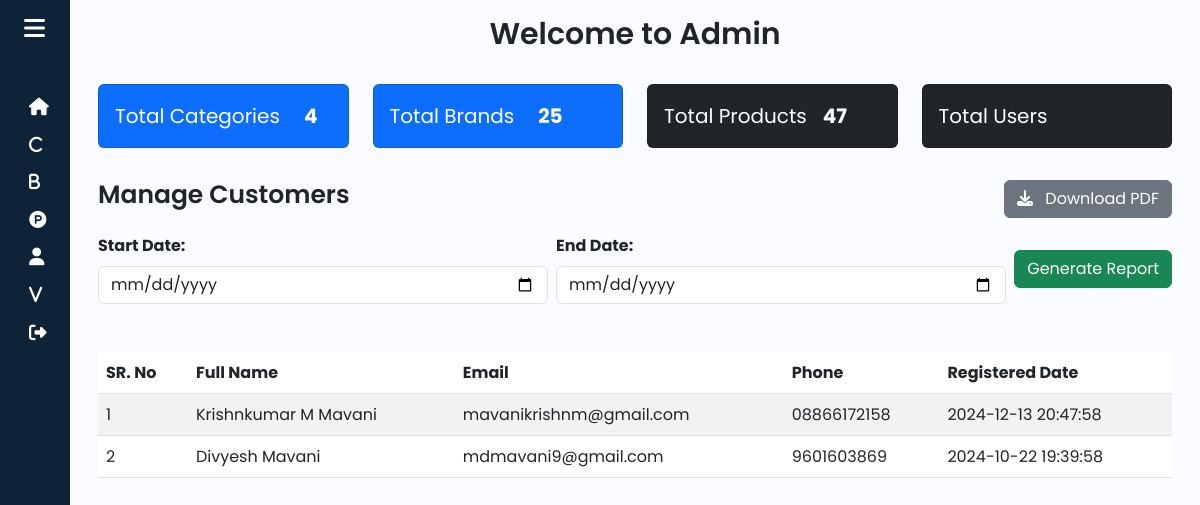
Page /Admin/customer.php (signed in) on the committed database.
### tables this page shows
CREATE TABLE `customer` (
  `id` int(11) NOT NULL,
  `full_name` varchar(70) NOT NULL,
  `phone` varchar(13) NOT NULL,
  `email` varchar(70) NOT NULL,
  `password` varchar(255) NOT NULL,
  `code` text NOT NULL,
  `registered_date` timestamp NOT NULL DEFAULT current_timestamp()
);

### Admin/customer.php (the view, shortened to what this page needs)
<?php
include "db.php";
$startDate = isset($_GET['start_date']) ? $_GET['start_date'] : '';
$endDate = isset($_GET['end_date']) ? $_GET['end_date'] : '';
$recordsPerPage = 10;
$page = isset($_GET['page']) ? (int)$_GET['page'] : 1;
$startFrom = ($page - 1) * $recordsPerPage;
$sql = "SELECT * FROM `customer`";
$sql .= " ORDER BY registered_date DESC LIMIT $startFrom, $recordsPerPage";
$result = mysqli_query($conn, $sql);
?>
<!DOCTYPE html>
<html lang="en">
<head>
</head>
<body>
<div class="wrapper">
    <?php include "admin_sidebar.php"; ?>
    <div class="main p-3">
        <div class="text-center">
            <h1 style="font-size: 30px;">Welcome to Admin</h1>
        </div>
        <div class="container mt-3">
            <?php include "dashboard_min.php"; ?>
            <div class="d-flex justify-content-between align-items-center mb-3">
                <h1 style="font-size: 25px;">Manage Customers</h1>
                <a href="generate_Customer_pdf.php?start_date=<?= urlencode($startDate) ?>&end_date=<?= urlencode($endDate) ?>" class="btn btn-secondary ms-2">
                    <i class="fas fa-download me-2"></i> Download PDF
                </a>
            </div>
            <div class="d-flex justify-content-between align-items-center mb-3">
                <form id="reportForm" action="customer.php" method="GET" class="w-100">
                    <div class="d-flex align-items-center w-100">
                        <div class="mb-3 input-groups me-2 flex-grow-1">
                            <label for="start_date" class="form-label"><b>Start Date:</b></label>
                            <input type="date" name="start_date" id="start_date" class="form-control" value="<?= htmlspecialchars($startDate) ?>" required>
                        </div>
                        <div class="mb-3 input-groups me-2 flex-grow-1">
                            <label for="end_date" class="form-label"><b>End Date:</b></label>
                            <input type="date" name="end_date" id="end_date" class="form-control" value="<?= htmlspecialchars($endDate) ?>">
                        </div>
                        <div class="mb-3">
                            <button type="submit" class="btn btn-success btn-generate-report">Generate Report</button>
                        </div>
                    </div>
                </form>
            </div>
            <div class="table-responsive">
                <table class="table table-striped">
                    <thead>
                        <tr>
                            <th>SR. No</th>
                            <th>Full Name</th>
                            <th>Email</th>
                            <th>Phone</th>
                            <th>Registered Date</th>
                        </tr>
                    </thead>
                    <tbody>
                        <?php
                        if ($result->num_rows > 0) {
                            $sr_no = $startFrom + 1;
                            while ($user = mysqli_fetch_assoc($result)) {
                                echo "<tr>";
                                echo "<td>" . $sr_no++ . "</td>";
                                echo "<td>" . htmlspecialchars($user['full_name']) . "</td>";
                                echo "<td>" . htmlspecialchars($user['email']) . "</td>";
                                echo "<td>" . htmlspecialchars($user['phone']) . "</td>";
                                echo "<td>" . htmlspecialchars($user['registered_date']) . "</td>";
                                echo "</tr>";
                            }
                        } else {
                            echo "<tr><td colspan='6' class='text-center'>No Customers found for selected date range</td></tr>";
                        }
                        ?>
                    </tbody>
                </table>
            </div>
        </div>
    </div>
</div>
</body>
</html>

### Admin/style.css (style rules this page uses)
a { text-decoration: none; }
h1 { font-weight: 600; font-size: 1.5rem; }
body { font-family: 'Poppins', sans-serif; }
.wrapper { display: flex; }
.main { min-height: 100vh; width: 100%; overflow: hidden; transition: all 0.35s ease-in-out; background-color: #fafbfe; }

### rows in the picture
customer: full_name "Krishnkumar M Mavani", email "mavanikrishnm@gmail.com", phone "08866172158", registered_date "2024-12-13 20:47:58"
customer: full_name "Divyesh Mavani", email "mdmavani9@gmail.com", phone "9601603869", registered_date "2024-10-22 19:39:58"

### other values in the picture
$total_categories "4"
$total_brands "25"
$total_product "47"
